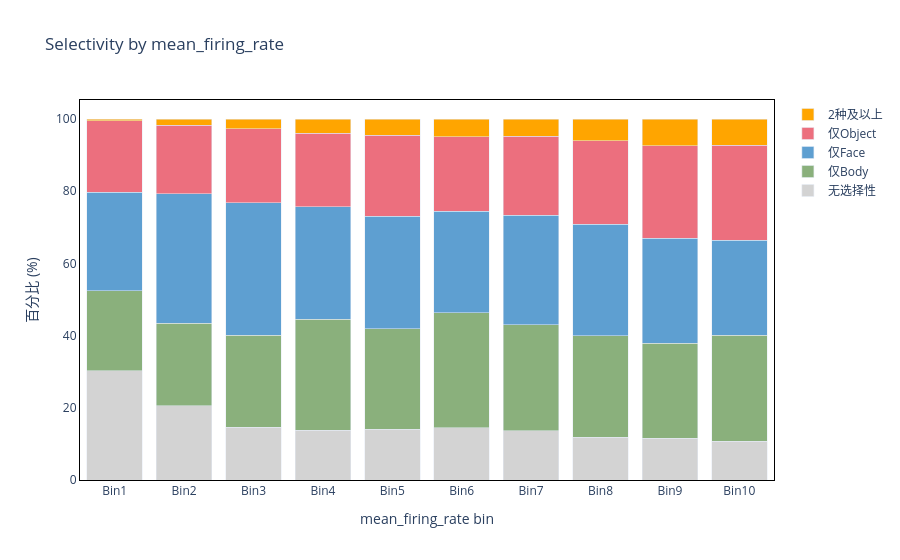
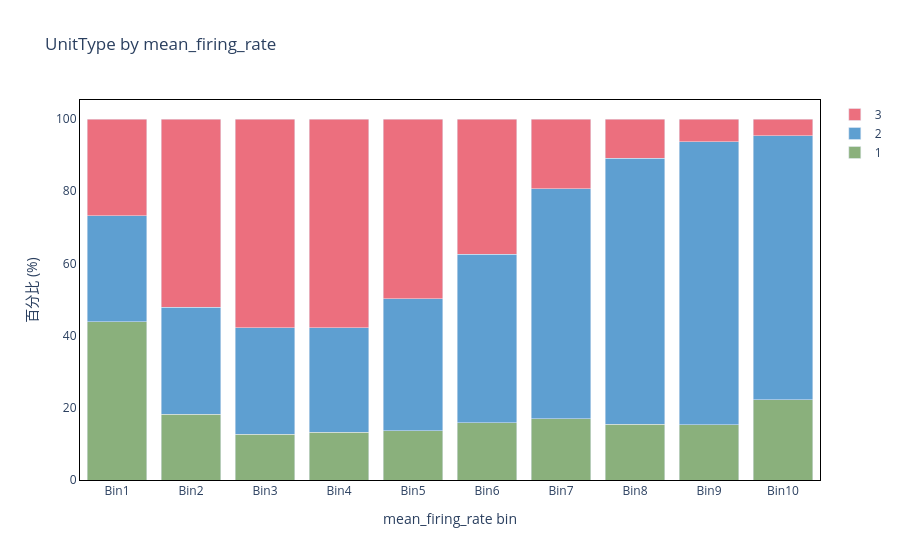

Notebook cell for these charts, in order:
### Code cell
n_bins = 10
bin_edges = np.percentile(mean_firing_rate, np.linspace(0, 100, n_bins + 1))
bin_labels = [f'Bin{i+1}' for i in range(n_bins)]
bin_idx = pd.cut(mean_firing_rate, bins=bin_edges, labels=False, include_lowest=True).astype(int)

B = unit_info['Body_selectivity'].values
F = unit_info['Face_selectivity'].values
O = unit_info['Object_selectivity'].values
n_sel = B + F + O
sel_cat = np.where(n_sel == 0, '无选择性',
          np.where(n_sel >= 2, '2种及以上',
          np.where((B==1)&(F==0)&(O==0), '仅Body',
          np.where((F==1)&(B==0)&(O==0), '仅Face', '仅Object'))))
unit_types = unit_info['UnitType'].values

sel_order = ['无选择性', '仅Body', '仅Face', '仅Object', '2种及以上']
ut_order = np.unique(unit_types)

pct_sel = np.zeros((n_bins, len(sel_order)))
pct_ut = np.zeros((n_bins, len(ut_order)))
for i in range(n_bins):
    mask = bin_idx == i
    n_i = mask.sum()
    if n_i > 0:
        for j, c in enumerate(sel_order):
            pct_sel[i, j] = 100 * (sel_cat[mask] == c).sum() / n_i
        for j, c in enumerate(ut_order):
            pct_ut[i, j] = 100 * (unit_types[mask] == c).sum() / n_i

bar_layout = dict(
    paper_bgcolor='white', plot_bgcolor='white',
    xaxis=dict(showline=True, linewidth=1, linecolor='black', mirror=True, showgrid=False, title='mean_firing_rate bin'),
    yaxis=dict(showline=True, linewidth=1, linecolor='black', mirror=True, showgrid=True, title='百分比 (%)')
)

fig_sel_bar = go.Figure()
colors_sel = ['lightgray', '#8AB07C', '#5E9FD1', '#EC6F7E', 'orange']
for j, c in enumerate(sel_order):
    fig_sel_bar.add_trace(go.Bar(name=c, x=bin_labels, y=pct_sel[:, j], marker_color=colors_sel[j]))
fig_sel_bar.update_layout(barmode='stack', title='Selectivity by mean_firing_rate', **bar_layout)
fig_sel_bar.show()

fig_ut_bar = go.Figure()
colors_ut = ['#8AB07C', '#5E9FD1', '#EC6F7E']
for j, c in enumerate(ut_order):
    fig_ut_bar.add_trace(go.Bar(name=str(c), x=bin_labels, y=pct_ut[:, j], marker_color=colors_ut[j % len(colors_ut)]))
fig_ut_bar.update_layout(barmode='stack', title='UnitType by mean_firing_rate', **bar_layout)
fig_ut_bar.show()

out_dir_pdf = '/media/ubuntu/sda/TrippleN/customize/figures'
import os
os.makedirs(out_dir_pdf, exist_ok=True)
fig_sel_bar.write_image(os.path.join(out_dir_pdf, 'stacked_bar_selectivity.pdf'))
fig_ut_bar.write_image(os.path.join(out_dir_pdf, 'stacked_bar_unittype.pdf'))
print(f"已保存PDF至 {out_dir_pdf}")

### Figure 1 — Plotly figure (JSON) as saved in the notebook; plotly's stock layout.template omitted (floating-point values rounded to 4 significant figures)
{"data": [{"marker": {"color": "lightgray"}, "name": "无选择性", "type": "bar", "x": ["Bin1", "Bin2", "Bin3", "Bin4", "Bin5", "Bin6", "Bin7", "Bin8", "Bin9", "Bin10"], "y": [30.27, 20.51, 14.57, 13.8, 14.12, 14.44, 13.67, 11.82, 11.5, 10.73]}, {"marker": {"color": "#8AB07C"}, "name": "仅Body", "type": "bar", "x": ["Bin1", "Bin2", "Bin3", "Bin4", "Bin5", "Bin6", "Bin7", "Bin8", "Bin9", "Bin10"], "y": [22.22, 22.88, 25.56, 30.67, 27.8, 31.95, 29.39, 28.12, 26.39, 29.44]}, {"marker": {"color": "#5E9FD1"}, "name": "仅Face", "type": "bar", "x": ["Bin1", "Bin2", "Bin3", "Bin4", "Bin5", "Bin6", "Bin7", "Bin8", "Bin9", "Bin10"], "y": [27.2, 35.85, 36.74, 31.25, 31.18, 28.12, 30.22, 30.86, 29.07, 26.18]}, {"marker": {"color": "#EC6F7E"}, "name": "仅Object", "type": "bar", "x": ["Bin1", "Bin2", "Bin3", "Bin4", "Bin5", "Bin6", "Bin7", "Bin8", "Bin9", "Bin10"], "y": [19.8, 19.04, 20.45, 20.32, 22.43, 20.64, 21.98, 23.13, 25.62, 26.37]}, {"marker": {"color": "orange"}, "name": "2种及以上", "type": "bar", "x": ["Bin1", "Bin2", "Bin3", "Bin4", "Bin5", "Bin6", "Bin7", "Bin8", "Bin9", "Bin10"], "y": [0.5109, 1.725, 2.684, 3.962, 4.473, 4.856, 4.728, 6.07, 7.412, 7.28]}], "layout": {"barmode": "stack", "paper_bgcolor": "white", "plot_bgcolor": "white", "title": {"text": "Selectivity by mean_firing_rate"}, "xaxis": {"linecolor": "black", "linewidth": 1, "mirror": true, "showgrid": false, "showline": true, "title": {"text": "mean_firing_rate bin"}}, "yaxis": {"linecolor": "black", "linewidth": 1, "mirror": true, "showgrid": true, "showline": true, "title": {"text": "百分比 (%)"}}}}

### Figure 2 — Plotly figure (JSON) as saved in the notebook; plotly's stock layout.template omitted (floating-point values rounded to 4 significant figures)
{"data": [{"marker": {"color": "#8AB07C"}, "name": "1", "type": "bar", "x": ["Bin1", "Bin2", "Bin3", "Bin4", "Bin5", "Bin6", "Bin7", "Bin8", "Bin9", "Bin10"], "y": [43.81, 18.15, 12.65, 13.29, 13.61, 15.85, 17.0, 15.4, 15.27, 22.29]}, {"marker": {"color": "#5E9FD1"}, "name": "2", "type": "bar", "x": ["Bin1", "Bin2", "Bin3", "Bin4", "Bin5", "Bin6", "Bin7", "Bin8", "Bin9", "Bin10"], "y": [29.37, 29.71, 29.46, 28.88, 36.61, 46.71, 63.64, 73.74, 78.4, 73.05]}, {"marker": {"color": "#EC6F7E"}, "name": "3", "type": "bar", "x": ["Bin1", "Bin2", "Bin3", "Bin4", "Bin5", "Bin6", "Bin7", "Bin8", "Bin9", "Bin10"], "y": [26.82, 52.14, 57.89, 57.83, 49.78, 37.44, 19.36, 10.86, 6.326, 4.662]}], "layout": {"barmode": "stack", "paper_bgcolor": "white", "plot_bgcolor": "white", "title": {"text": "UnitType by mean_firing_rate"}, "xaxis": {"linecolor": "black", "linewidth": 1, "mirror": true, "showgrid": false, "showline": true, "title": {"text": "mean_firing_rate bin"}}, "yaxis": {"linecolor": "black", "linewidth": 1, "mirror": true, "showgrid": true, "showline": true, "title": {"text": "百分比 (%)"}}}}
